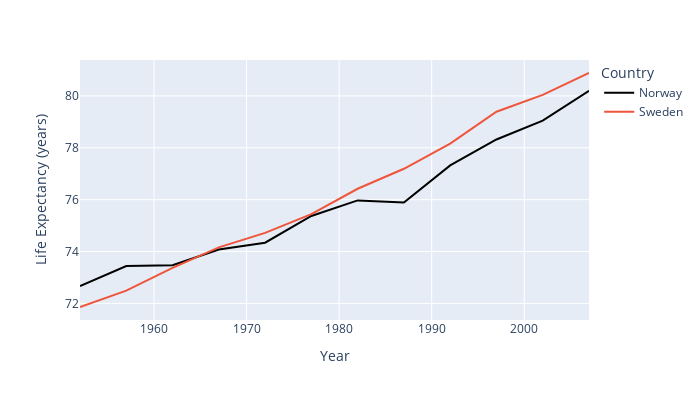

Notebook code for this chart:
### Code cell
fig.show()

### Figure 1 — Plotly figure (JSON) as saved in the notebook; plotly's stock layout.template omitted (floating-point values rounded to 4 significant figures)
{"data": [{"hovertemplate": "country=Norway<br>year=%{x}<br>lifeExp=%{y}<extra></extra>", "legendgroup": "Norway", "line": {"color": "#000000", "dash": "solid"}, "marker": {"symbol": "circle"}, "mode": "lines", "name": "Norway", "orientation": "v", "showlegend": true, "type": "scatter", "x": [1952, 1957, 1962, 1967, 1972, 1977, 1982, 1987, 1992, 1997, 2002, 2007], "xaxis": "x", "y": [72.67, 73.44, 73.47, 74.08, 74.34, 75.37, 75.97, 75.89, 77.32, 78.32, 79.05, 80.2], "yaxis": "y"}, {"hovertemplate": "country=Sweden<br>year=%{x}<br>lifeExp=%{y}<extra></extra>", "legendgroup": "Sweden", "line": {"color": "#EF553B", "dash": "solid"}, "marker": {"symbol": "circle"}, "mode": "lines", "name": "Sweden", "orientation": "v", "showlegend": true, "type": "scatter", "x": [1952, 1957, 1962, 1967, 1972, 1977, 1982, 1987, 1992, 1997, 2002, 2007], "xaxis": "x", "y": [71.86, 72.49, 73.37, 74.16, 74.72, 75.44, 76.42, 77.19, 78.16, 79.39, 80.04, 80.88], "yaxis": "y"}], "layout": {"height": 400, "legend": {"title": {"text": "Country"}, "tracegroupgap": 0}, "margin": {"t": 60}, "width": 700, "xaxis": {"anchor": "y", "domain": [0, 1], "title": {"text": "Year"}}, "yaxis": {"anchor": "x", "domain": [0, 1], "title": {"text": "Life Expectancy (years)"}}}}
